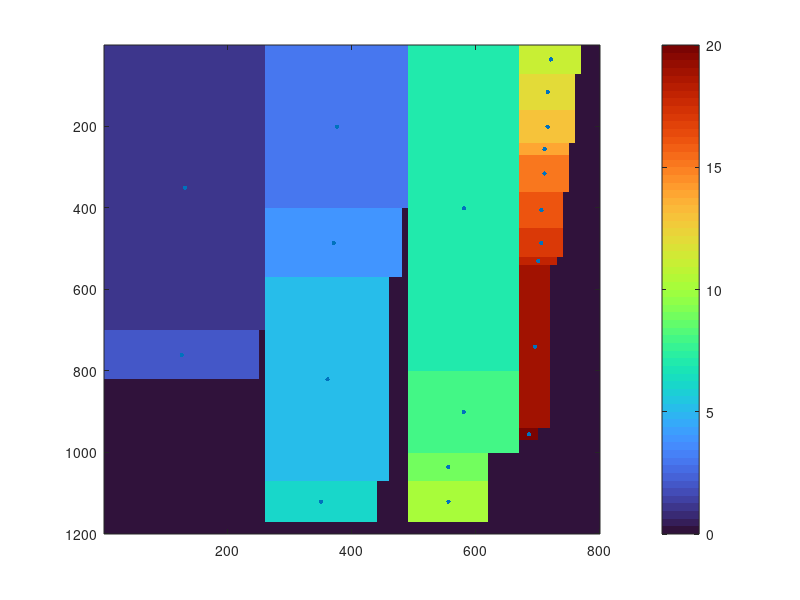

Source code (MATLAB):
clear all
tic;
% Algorytm Next-Fit decreasing dla problemu pakowania 2D 

% Długosc palety to odleglosc na osi poziomej (y), szerokosc zas na osi
% poziomej (x)
 
paleta = zeros(1200,800);           %rozmiar palety w "kratkach"
paleta2 = zeros(1200,800);          %kolejne pietra palet
paleta3 = zeros(1200,800);
paleta4 = zeros(1200,800);
paleta5 = zeros(1200,800);

start = 1;                              %Wybor skad zaczynamy ukladac kostki, 1 oznacza lewy gorny rog (punkt: 1,1)

%Dostarczona macierz rozmiarów kostek
kostki = [250, 120; 220, 170; 230, 400; 180, 100; 70, 90; 80, 30; 100, 70; 200, 500; 50, 400; 260, 700; 130,70; 180,800; 180,200; 30,30; 60,20; 130,100; 70,70; 90,90;80,90;90,80;];        %wymiary kolejnych kostek (szeroskosc i dlugosc; x y)

n = size(kostki);        % n - liczba kostek
n=n(1);                  % liczba kostek 

% Sortowanie
posortowane_kostki = sortrows(kostki, -1) %sortowanie kostek po dlugosci

wym_palety = size(paleta);
dlugosc_palety = wym_palety(1);
szerokosc_palety = wym_palety(2);
liczba_koszy = 4;
iter_przeniesienia = 0;
iter_przeniesienia_poprz=0;
licznik_szerokosci_palet=dlugosc_palety;
suma_szerokosci_koszy=[];
k_stare = 0;
p=2;
m=1;
l=1;
o=2;

for i = 1:n

if i==1     % i == 1 (pierwszta iteracja) oznacza pierwsza, najwieksza postawiona kostke

paleta(start:posortowane_kostki(n+1), start:posortowane_kostki(1)) = i;
suma_szerokosci_koszy(1) = posortowane_kostki(i);
wspolrzedne_x(i) = (posortowane_kostki(i))/2 +1;
wspolrzedne_y(i) = (posortowane_kostki(n+i))/2 +1;

else 

if iter_przeniesienia == 0
a = start+sum(posortowane_kostki(n+1:n+i-1)) + posortowane_kostki(n+i);
waz = a;
else
b = start+ licznik_szerokosci_palet + sum(posortowane_kostki(n+iter_przeniesienia+1:n+i-1)) + posortowane_kostki(n+i);  
waz = b;
end
waz;

for k=1:liczba_koszy
    
    if waz > dlugosc_palety * k && waz <= dlugosc_palety * (k+1) 
    Komunikat = sprintf('Kostka o numerze %d nie mieści się na palecie w %d koszu, nastepuje przeniesienie do kosza %d',i,k,k+1);
    disp(Komunikat)

        if k~=k_stare %Flaga zmiany kosza
        o=o-1;
        p=p-1;
        end

        if p==1         %Gdy flaga, przesun iteracje
        iter_przeniesienia = i-1;
        p=p+1;
        end

        if o==1
        if k>1
        iter_przeniesienia_poprz = iter_przeniesienia;
        licznik_szerokosci_palet = licznik_szerokosci_palet + dlugosc_palety; %Licznik powinien co kolejny kosz zwiekszac się o dlugosc(!!!) palety
        end
        o=o+1;
        suma_szerokosci_koszy(k+1) = posortowane_kostki(i);
        end 

    if k==1
    paleta(start+ sum(posortowane_kostki(n+iter_przeniesienia+1:n+i-1)) : start+sum(posortowane_kostki(n+iter_przeniesienia+1:n+i))-1 ,... 
        posortowane_kostki(1)+1 : posortowane_kostki(1)+posortowane_kostki(i)) = i;

    wspolrzedne_x(i) = start + posortowane_kostki(1) + (posortowane_kostki(i))/2
    wspolrzedne_y(i) = start + (posortowane_kostki(n+i))/2 + sum(posortowane_kostki(n+iter_przeniesienia+1:n+i-1))

    else
    paleta(start+ sum(posortowane_kostki(n+iter_przeniesienia+1:n+i-1)) : start+sum(posortowane_kostki(n+iter_przeniesienia+1:n+i))-1 ,... 
    start + sum(suma_szerokosci_koszy)-suma_szerokosci_koszy(end) : start + sum(suma_szerokosci_koszy)-suma_szerokosci_koszy(end)+posortowane_kostki(i)-1) = i;   
    
    wspolrzedne_x(i) = start + sum(suma_szerokosci_koszy)-suma_szerokosci_koszy(end) + (posortowane_kostki(i))/2
    wspolrzedne_y(i) = start + (posortowane_kostki(n+i))/2 + sum(posortowane_kostki(n+iter_przeniesienia+1:n+i-1))
    
    end

    k_stare=k;
    break
    end
end 
    if waz <= dlugosc_palety
    paleta(start+sum(posortowane_kostki(n+1:n+i-1)):start+sum(posortowane_kostki(n+1:n+i))-1, start: posortowane_kostki(i)) = i;

    wspolrzedne_x(i) = start + (posortowane_kostki(i))/2
    wspolrzedne_y(i) = start + (posortowane_kostki(n+i))/2 + sum(posortowane_kostki(n+1:n+i-1))
    end
    
end
end

wspolrzedne_x
wspolrzedne_y

x = wspolrzedne_x(:)
y = wspolrzedne_y(:)


% Stop the timer
elapsedTime = toc;

% Display the elapsed time
disp(['Elapsed time: ' num2str(elapsedTime) ' seconds']);
figure;
image(paleta,'CDataMapping','scaled')
colorbar
colormap('turbo')
hold on

scatter(x, y, 10, 'white', 'filled');
